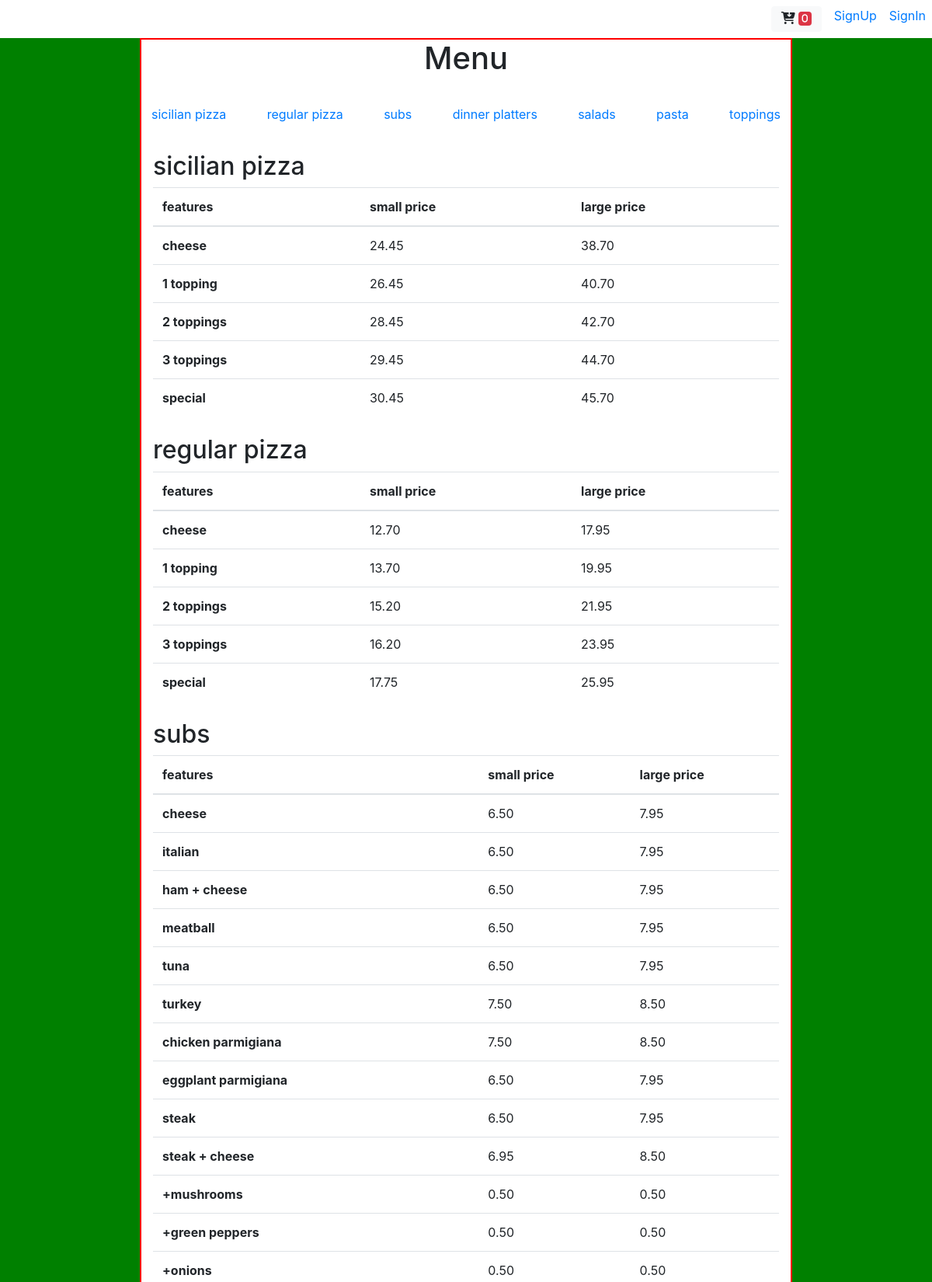
The page / (upper part) on the database its author committed.
### orders/models.py (models this page shows, shortened)
class Main_food(models.Model): # Pizza, dinners, subs, etc
    id = models.AutoField(auto_created = True, primary_key = True)
    name = models.CharField(max_length=20)
    description = models.CharField(max_length=255, blank=True)

class Menu_item(models.Model):
    type = models.ForeignKey(Main_food, on_delete=models.CASCADE)
    features = models.CharField(max_length=64)
    small_price = models.DecimalField(max_digits=5, decimal_places=2, null=True, blank=True)
    large_price = models.DecimalField(max_digits=5, decimal_places=2, null=True, blank=True)

### orders/views.py (the view)
# urls.py: path("", views.index, name="index"),
def index(request):
    menuType = Main_food.objects.all()
    alternativeType = Alternative_food.objects.all()
    menu = {}
    alternatives = {}
    for item in menuType:
        menuItem =  Menu_item.objects.filter(type=item.id)
        menu[item.name] = menuItem
    for item in alternativeType:
        alternativeItem =  Alternative_item.objects.filter(type=item.id)
        alternatives[item.name] = alternativeItem
    toppings = Topping.objects.all()
    return render(request, 'index.html', {'menu': menu, 'alternatives': alternatives, 'toppings': toppings})

### templates/index.html (shortened to what this page needs)
{% extends "layout.html" %}
{% block content %}
<div class="info-content" id="menu">
    <h1 class="text-center">Menu</h1>
    <div class="row d-flex justify-content-between p-4" id="menu-navbar"></div>
    {% for item in menu.items %}
    <section id="{{item.0}}" class="container pt-2">
        <h2>{{item.0}}</h2>
        <table class="table">
            <thead>
                <tr>
                    <th scope="col">features</th>
                    <th scope="col">small price</th>
                    <th scope="col">large price</th>
                </tr>
            </thead>
            <tbody data-type="{{item.0}}">
                {% for dish in item.1 %}
                <tr data-info="{{dish.id}}">
                    <th scope="row">{{dish.features}}</th>
                    <td data-size="small">{{dish.small_price}}</td>
                    <td data-size="large">{{dish.large_price}}</td>
                </tr>
                {% endfor %}
            </tbody>
        </table>
    </section>
    {% endfor %}
</div>
{% endblock %}

### templates/layout.html (shortened to what this page needs)
{% load staticfiles %}
<!DOCTYPE html>
<html lang="en">
<head>
    <link rel="stylesheet" href="{% static 'css/styles.css' %}">
    <link rel="stylesheet" href="https://stackpath.bootstrapcdn.com/bootstrap/4.5.0/css/bootstrap.min.css"
>
</head>
<body>
    <div class="row" id="navigation">
        <div class="container-fluid d-flex flex-row-reverse">
            {% if user.is_authenticated %}
            <a class="m-2" href="/logout">Logout</a>
            <div class="m-2">{{user}}</div>
            <a class="m-2" href="http://localhost:8000/myorders/"></a>
            {% else %}
            <a class="m-2" href="/signin">SignIn</a>
            <a class="m-2" href="/signup">SignUp</a>
            {% endif %}
            <button class="fas fa-cart-arrow-down m-2 btn btn-light" id="car-button">
                <span class="badge badge-danger" id="item-count">0</span>
            </button>
        </div>
    </div>
    {% block content %}
    {% endblock %}
</body>
</html>
</body>
</html>

### static/css/styles.css (style rules this page uses)
body { background-color: green !important; width: 100%; height: 100%; }
#navigation { background-color: white; }
.info-content { width: 70%; border: 2px solid red; background-color: white; margin: auto; }

### rows shown on the page
Main_food: name "sicilian pizza"
Menu_item: features "cheese", small_price "24.45", large_price "38.70"
Menu_item: features "1 topping", small_price "26.45", large_price "40.70"
Menu_item: features "2 toppings", small_price "28.45", large_price "42.70"
Menu_item: features "3 toppings", small_price "29.45", large_price "44.70"
Menu_item: features "special", small_price "30.45", large_price "45.70"
Main_food: name "regular pizza"
Menu_item: features "cheese", small_price "12.70", large_price "17.95"
Menu_item: features "1 topping", small_price "13.70", large_price "19.95"
Menu_item: features "2 toppings", small_price "15.20", large_price "21.95"
Menu_item: features "3 toppings", small_price "16.20", large_price "23.95"
Menu_item: features "special", small_price "17.75", large_price "25.95"
Main_food: name "subs"
Menu_item: features "cheese", small_price "6.50", large_price "7.95"
Menu_item: features "italian", small_price "6.50", large_price "7.95"
Menu_item: features "ham + cheese", small_price "6.50", large_price "7.95"
Menu_item: features "meatball", small_price "6.50", large_price "7.95"
Menu_item: features "tuna", small_price "6.50", large_price "7.95"
Menu_item: features "turkey", small_price "7.50", large_price "8.50"
Menu_item: features "chicken parmigiana", small_price "7.50", large_price "8.50"
Menu_item: features "eggplant parmigiana", small_price "6.50", large_price "7.95"
Menu_item: features "steak", small_price "6.50", large_price "7.95"
Menu_item: features "steak + cheese", small_price "6.95", large_price "8.50"
Menu_item: features "+mushrooms", small_price "0.50", large_price "0.50"
Menu_item: features "+green peppers", small_price "0.50", large_price "0.50"
Menu_item: features "+onions", small_price "0.50", large_price "0.50"
